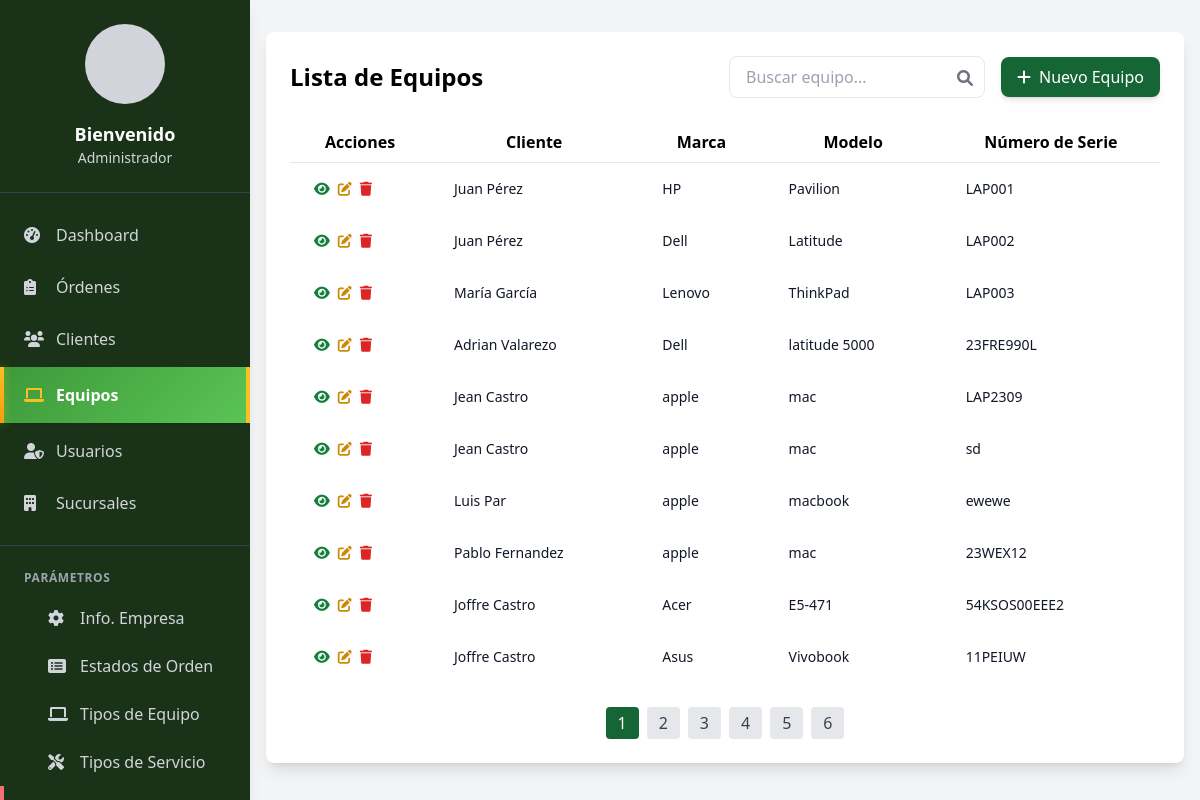
/modules/equipos/lista.php (signed in), run on the app's committed database.
### tables this page shows
CREATE TABLE IF NOT EXISTS equipos (
  id_equipo int(11) NOT NULL AUTO_INCREMENT,
  numero_serial varchar(50) NOT NULL,
  marca varchar(50) NOT NULL,
  modelo varchar(50) NOT NULL,
  id_cliente int(11) DEFAULT NULL,
  estado tinyint(1) DEFAULT 1,
  PRIMARY KEY (id_equipo),
  KEY fk_equipos_cliente (id_cliente),
  CONSTRAINT equipos_ibfk_1 FOREIGN KEY (id_cliente) REFERENCES clientes (id_cliente)
);

CREATE TABLE IF NOT EXISTS clientes (
  id_cliente int(11) NOT NULL AUTO_INCREMENT,
  nombre_apellido varchar(100) NOT NULL,
  identificacion varchar(20) NOT NULL,
  direccion varchar(200) NOT NULL,
  telefono varchar(20) NOT NULL,
  empresa varchar(100) NOT NULL,
  id_tipo_cliente int(11) DEFAULT NULL,
  estado tinyint(1) DEFAULT 1,
  email varchar(100) DEFAULT 'N/A',
  PRIMARY KEY (id_cliente),
  UNIQUE KEY uq_identificacion (identificacion),
  KEY fk_clientes_tipo (id_tipo_cliente),
  CONSTRAINT clientes_ibfk_1 FOREIGN KEY (id_tipo_cliente) REFERENCES tipos_cliente (id_tipo_cliente)
);

### modules/equipos/lista.php (the view, shortened to what this page needs)
<?php
require_once '../../config/database.php';
$items_por_pagina = 10;
$pagina_actual = isset($_GET['pagina']) ? (int)$_GET['pagina'] : 1;
$termino_busqueda = isset($_GET['buscar']) ? $_GET['buscar'] : '';
$query = "SELECT e.*, c.nombre_apellido as cliente
          FROM equipos e
          LEFT JOIN clientes c ON e.id_cliente = c.id_cliente
          WHERE 1=1";
$params = [];
$stmt = $conn->prepare($query);
$stmt->execute($params);
$total_registros = $stmt->rowCount();
$total_paginas = ceil($total_registros / $items_por_pagina);
$offset = ($pagina_actual - 1) * $items_por_pagina;
$query .= " LIMIT :offset, :limit";
$params['offset'] = $offset;
$params['limit'] = $items_por_pagina;
$stmt = $conn->prepare($query);
foreach ($params as $key => $value) {
    $stmt->bindValue($key, $value, is_int($value) ? PDO::PARAM_INT : PDO::PARAM_STR);
}
$stmt->execute();
$equipos = $stmt->fetchAll();
?>
<!DOCTYPE html>
<html lang="es">
<head>
    <script src="https://cdn.tailwindcss.com"></script>
    <link href="https://cdnjs.cloudflare.com/ajax/libs/font-awesome/6.0.0/css/all.min.css" rel="stylesheet">
</head>
<body class="bg-gray-100">
    <?php include '../../includes/navbar.php'; ?>
    <div class="main-content">
        <div class="container mx-auto px-4 py-8">
            <div class="bg-white rounded-lg shadow-lg p-6">
                <div class="flex justify-between items-center mb-6">
                    <h1 class="text-2xl font-bold text-navy-blue">Lista de Equipos</h1>
                    <div class="flex flex-col md:flex-row items-center gap-4">
                        <div class="relative w-full md:w-64">
                            <input type="text" id="searchInput"
                                value="<?php echo htmlspecialchars($termino_busqueda); ?>"
                                placeholder="Buscar equipo..."
                                class="w-full border rounded-lg px-4 py-2 focus:outline-none focus:ring-2 focus:ring-blue-500">
                            <button class="absolute right-3 top-2.5 text-gray-500">
                                <i class="fas fa-search"></i>
                            </button>
                        </div>
                        <a href="nuevo.php" class="w-full md:w-auto bg-green-800 text-white px-4 py-2 rounded-lg hover:bg-green-900 flex items-center justify-center transition-colors duration-200 shadow-md">
                            <i class="fas fa-plus mr-2"></i> Nuevo Equipo
                        </a>
                    </div>
                </div>
                <div class="overflow-x-auto">
                    <table class="min-w-full divide-y divide-gray-200">
                        <thead class="bg-navy-blue">
                            <tr>
                                <th class="px-4 py-2">Acciones</th>
                                <th class="px-4 py-2">Cliente</th>
                                <th class="px-4 py-2">Marca</th>
                                <th class="px-4 py-2">Modelo</th>
                                <th class="px-4 py-2">Número de Serie</th>
                            </tr>
                        </thead>
                        <tbody id="tableBody">
                            <?php foreach ($equipos as $equipo): ?>
                                <tr class="hover:bg-gray-50">
                                    <td class="px-6 py-4 whitespace-nowrap text-sm">
                                        <div class="flex items-center space-x-2">
                                            <a href="ver.php?id=<?php echo $equipo['id_equipo']; ?>"
                                                class="text-green-700 hover:text-blue-800">
                                                <i class="fas fa-eye"></i>
                                            </a>
                                            <a href="editar.php?id=<?php echo $equipo['id_equipo']; ?>"
                                                class="text-yellow-600 hover:text-yellow-800">
                                                <i class="fas fa-edit"></i>
                                            </a>
                                            <a href="#" onclick="confirmarEliminacion(<?php echo $equipo['id_equipo']; ?>)"
                                                class="text-red-600 hover:text-red-800" title="Eliminar equipo">
                                                <i class="fas fa-trash"></i>
                                            </a>
                                        </div>
                                    </td>
                                    <td class="px-6 py-4 whitespace-nowrap text-sm text-gray-900"><?php echo htmlspecialchars($equipo['cliente']); ?></td>
                                    <td class="px-6 py-4 whitespace-nowrap text-sm text-gray-900"><?php echo htmlspecialchars($equipo['marca']); ?></td>
                                    <td class="px-6 py-4 whitespace-nowrap text-sm text-gray-900"><?php echo htmlspecialchars($equipo['modelo']); ?></td>
                                    <td class="px-6 py-4 whitespace-nowrap text-sm text-gray-900"><?php echo htmlspecialchars($equipo['numero_serial']); ?></td>
                                </tr>
                            <?php endforeach; ?>
                        </tbody>
                    </table>
                </div>
                <?php if ($total_paginas > 1): ?>
                    <div id="paginationContainer" class="mt-6 flex justify-center">
                        <nav class="flex space-x-2">
                            <?php for ($i = 1; $i <= $total_paginas; $i++): ?>
                                <a href="?pagina=<?php echo $i; ?><?php echo $termino_busqueda ? '&buscar=' . urlencode($termino_busqueda) : ''; ?>"
                                    class="px-3 py-1 rounded <?php echo $i === $pagina_actual ? 'bg-green-800 text-white' : 'bg-gray-200 text-gray-700 hover:bg-gray-300'; ?>">
                                    <?php echo $i; ?>
                                </a>
                            <?php endfor; ?>
                        </nav>
                    </div>
                <?php endif; ?>
            </div>
        </div>
    </div>
</body>
</html>

### includes/navbar.php (style rules this page uses)
.main-content { margin-left: 250px; transition: margin-left 0.3s ease-in-out; }
@media (min-width: 1025px) { .main-content { margin-left: 250px; } }

### data on the page
equipos: id_cliente.nombre_apellido "Juan Pérez", marca "HP", modelo "Pavilion", numero_serial "LAP001"
equipos: id_cliente.nombre_apellido "Juan Pérez", marca "Dell", modelo "Latitude", numero_serial "LAP002"
equipos: id_cliente.nombre_apellido "María García", marca "Lenovo", modelo "ThinkPad", numero_serial "LAP003"
equipos: id_cliente.nombre_apellido "Adrian Valarezo", marca "Dell", modelo "latitude 5000", numero_serial "23FRE990L"
equipos: id_cliente.nombre_apellido "Jean Castro", marca "apple", modelo "mac", numero_serial "LAP2309"
equipos: id_cliente.nombre_apellido "Jean Castro", marca "apple", modelo "mac", numero_serial "sd"
equipos: id_cliente.nombre_apellido "Luis Par", marca "apple", modelo "macbook", numero_serial "ewewe"
equipos: id_cliente.nombre_apellido "Pablo Fernandez", marca "apple", modelo "mac", numero_serial "23WEX12"
equipos: id_cliente.nombre_apellido "Joffre Castro", marca "Acer", modelo "E5-471", numero_serial "54KSOS00EEE2"
equipos: id_cliente.nombre_apellido "Joffre Castro", marca "Asus", modelo "Vivobook", numero_serial "11PEIUW"

### other printed values
$_SESSION['nombre_completo'] "Administrador"
